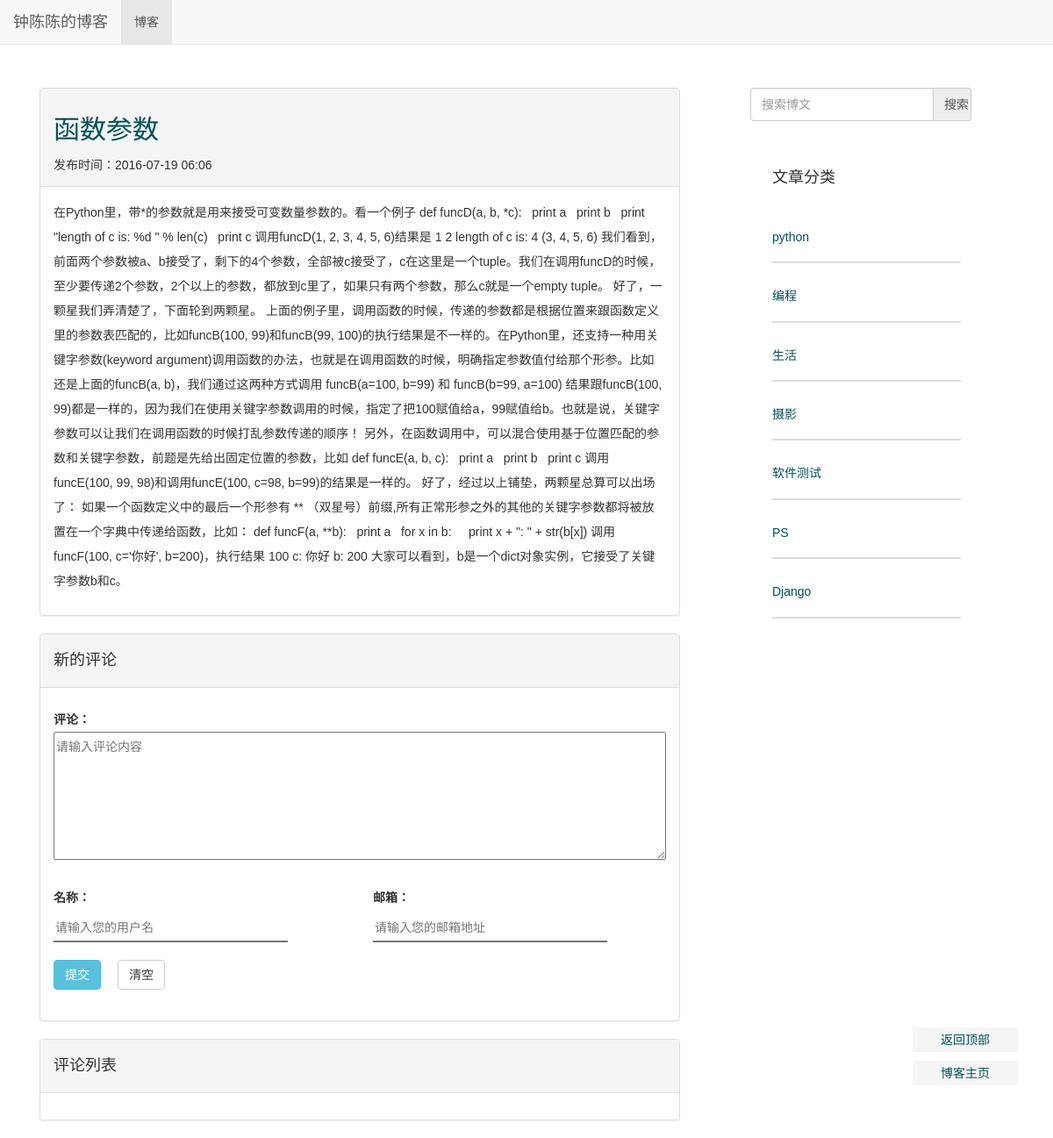
Page /blog/1/ on the committed database.
### blog/models.py (models this page shows, shortened)
class Blog(models.Model):
    title = models.CharField(verbose_name='Title',max_length=32)
    author = models.CharField(verbose_name='Author', max_length=16)
    content=RichTextUploadingField('Content')
    created = models.DateTimeField(verbose_name='Pub_Date', auto_now_add=True)
    category = models.ForeignKey(Category, verbose_name='Category')
    tags = models.ManyToManyField(Tag, verbose_name='Tags')

class Category(models.Model):
    name = models.CharField('名称', max_length=16)

### blog/views.py (the view)
# urls.py: url(r'^(?P<blog_id>\d+)/$', views.get_detail, name='blog_get_detail'),
def get_detail(request, blog_id):
    try:
        blog = Blog.objects.get(id=blog_id)
    except Blog.DoesNotExist:
        raise Http404
    ctx ={
            'blog': blog,
            'categories':Category.objects.all(),
            }
    return render(request, 'blog-detail-new.html', ctx)

### django_comments/__init__.py (called while the page is built)
def get_comment_app_name():
    return getattr(settings, 'COMMENTS_APP', DEFAULT_COMMENTS_APP)

def get_model():
    if get_comment_app_name() != DEFAULT_COMMENTS_APP and hasattr(get_comment_app(), "get_model"):
        return get_comment_app().get_model()
    else:
        from django_comments.models import Comment
        return Comment

def get_form():
    from django_comments.forms import CommentForm
    """
    Returns the comment ModelForm class.
    """
    if get_comment_app_name() != DEFAULT_COMMENTS_APP and hasattr(get_comment_app(), "get_form"):
        return get_comment_app().get_form()
    else:
        return CommentForm

### django_comments/forms.py (called while the page is built)
    def generate_security_data(self):
        timestamp = int(time.time())
        security_dict = {
            'content_type': str(self.target_object._meta),
            'object_pk': str(self.target_object._get_pk_val()),
            'timestamp': str(timestamp),
            'security_hash': self.initial_security_hash(timestamp),
        }
        return security_dict

    def initial_security_hash(self, timestamp):
        initial_security_dict = {
            'content_type': str(self.target_object._meta),
            'object_pk': str(self.target_object._get_pk_val()),
            'timestamp': str(timestamp),
        }
        return self.generate_security_hash(**initial_security_dict)

    def generate_security_hash(self, content_type, object_pk, timestamp):
        info = (content_type, object_pk, timestamp)
        key_salt = "django.contrib.forms.CommentSecurityForm"
        value = "-".join(info)
        return salted_hmac(key_salt, value).hexdigest()

### django_comments/templatetags/comments.py (called while the page is built, shortened)
@register.tag
def get_comment_list(parser, token):
    return CommentListNode.handle_token(parser, token)

@register.tag
def get_comment_form(parser, token):
    return CommentFormNode.handle_token(parser, token)

    @classmethod
    def handle_token(cls, parser, token):
        tokens = token.split_contents()
        if tokens[1] != 'for':
            raise template.TemplateSyntaxError("Second argument in %r tag must be 'for'" % tokens[0])
        if len(tokens) == 5:
            if tokens[3] != 'as':
                raise template.TemplateSyntaxError("Third argument in %r must be 'as'" % tokens[0])
            return cls(
                object_expr=parser.compile_filter(tokens[2]),
                as_varname=tokens[4],
            )
        else:
            raise template.TemplateSyntaxError("%r tag requires 4 or 5 arguments" % tokens[0])

### blog/templates/blog-detail-new.html (shortened to what this page needs)
{% extends "blog_base.html" %}
{% block head %}
{% load staticfiles %}
<link rel="stylesheet" type="text/css" href="{% static 'blog/css/base.css' %}" />
<link rel="stylesheet" type="text/css" href="{% static 'blog/css/detail.css' %}" />
{% endblock%}
{% block content %}
        <div class="panel panel-default">
                <div class="panel-heading">
                          <div class="blog_header">
                                  <a href= "{% url 'blog_get_detail' blog.id %}"><h2>{{ blog.title }}</h2></a>
                                  <span>
                                      发布时间：{{ blog.created|date:"Y-m-d H:i" }}
                                  </span>
                          </div>
                 </div>
                 <div class="panel-body">
                          <div class="blog_content">
                                  <p> {{ blog.content|safe }}</p>
                           </div>
                 </div>
        </div>
        <div class="panel panel-default">
                <div class="panel-heading">
                        <h4>新的评论</h4>
                </div>
                <div class="panel-body">
                        <div class="row">
                                 <div class="col-md-12">
                                            {% load comments %}
                                            {% get_comment_form for blog as blog_form %}
                                           <form class="form-horizontal" onsubmit="return false;" method="post" id="comment_form">
                                            <div class="control-group">
                                                <label class="control-label" for="id_comment">评论： </label>
                                                <div class="comment_form_display">
                                                    <textarea class="input-xlarge id_comment" rows="5" id="id_comment" name="comment" placeholder="请输入评论内容"></textarea>
                                                </div>
                                            </div>
                                            <div   class="control-group">
                                                     <div class="row">
                                                            <div class="col-md-6">
                                                                    <label for="id_name">名称： </label>
                                                                    <input type="text" id="id_name" class="input-xlarge id_name" name="name" placeholder="请输入您的用户名" />
                                                            </div>
                                                            <div class="col-md-6">
                                                                    <label for="id_email">邮箱： </label>
                                                                    <input class="input-xlarge id_email" id="id_email" type="email" name="email" placeholder="请输入您的邮箱地址"  />
                                                            </div>
                                                    </div>
                                            </div>
                                            <div class="control-group">
                                                    <button id="submit_btn" class="btn btn-info submit_btn">提交</button>
                                                    <button id="delete_btn" class="btn btn-default delete_btn">清空</button>
                                            </div>
                                           </form>
                                  </div>
                        </div>
                </div>
        </div>
        <div class="panel panel-default">
                <div class="panel-heading">
                      <h4>评论列表</h4>
                </div>
                <div class="panel-body" >
                                {% get_comment_list for blog as comments %}
                </div>
        </div>
{% endblock %}

### blog/templates/blog_base.html (shortened to what this page needs)
<!DOCTYPE html>
<html>
<head>
        {% load staticfiles %}
        <link href="{% static 'blog/bootstrap/css/bootstrap.min.css' %}" rel="stylesheet">
     {% block head %}{% endblock %}
</head>
<body>
        <div class="navbar navbar-default navbar-fixed-top" role="navigation">
                 <div class="navbar-header">
                          <a class="navbar-brand" href="{% url 'blog_get_blogs' %}">钟陈陈的博客</a>
                 </div>
                 <div class="collapse navbar-collapse" id="example-navbar-collapse">
                         <ul class="nav navbar-nav">
                                  <li class="active">
                                           <a href="{% url 'blog_get_blogs' %}">博客</a>
                                  </li>
                         </ul>
                 </div>
        </div>
        <div class="container" id="top">
                <div class="row">
                        <div class="col-md-8">
                                 {% block content %}{% endblock %}
                        </div>
                        <div class="col-md-3 tags">
                                <form  action="{% url 'blog_search' %}" role="form" method="post">
                                        <div class="input-group">
                                             <input type="text" class="form-control" name="blog_search" placeholder="搜索博文"></input>
                                             <input  id="search-button" type="submit" class="input-group-addon" value="搜索"></input>
                                        </div>
                                </form>
                                <div class="panel panel-default">
                                        <div id="category_title" class="panel-body">
                                                <h4>文章分类</h4>
                                        </div>
                                        <div class="panel-body">
                                                <div class="category_content">
                                                        <ul>
                                                                {% for category in categories %}
                                                                <li class="category_item">
                                                                        <a href="{% url 'blog_get_category' category.id %}" >
                                                                                <h5> {{category.name}}</h5>
                                                                         </a>
                                                                </li>
                                                                 {% endfor %}
                                                        </ul>
                                                </div>
                                        </div>
                                </div>
                        </div>
                </div>
        </div>
	<div class="back_to_top">
		<a href="#top" target="_self">返回顶部</a>
		<a href="{%url 'blog_get_blogs' %}" target="_self">博客主页</a>
	</div>
</body>
</html>

### blog/static/blog/css/base.css (style rules this page uses)
body { font-family: Microsoft YaHei,'宋体' , Tahoma, Helvetica, Arial, sans-serif; }
a { color: #005059; }
ul ,li { list-style-type: none; padding-left: 0; }
.container { font-size: 14px; line-height: 2em; margin-top: 100px; width:95%; }
.col-md-8 { margin-right: 50px; }
#search-button { display: table-cell; height:38px; width:17%; }
.input-group { width:100%; margin-bottom: 30px; }
.input-group .form-control { width:82%; height:38px; }
.tags .panel,.tags .panel-default { border-style:none; box-shadow: none; }
.tags .panel-body { padding-left: 25px; border-style:none; }
.category_item { border-bottom-style: solid; border-bottom-width: 2px; border-bottom-color: #DDD; margin-bottom: 30px; padding-bottom: 10px; font-size:20px; }
.back_to_top { position:fixed; right:40px; bottom:50px; z-index:100; display:block; }
.back_to_top a { display:block; font-size:14px; color:##A0A0A0!important; background-color:#F5F5F5; width:120px; text-align:center; padding:4px; text-decoration:none; margin-bottom:10px; }

### blog/static/blog/css/detail.css (style rules this page uses)
.control-group { margin-bottom: 20px; }
.id_comment { width:100%!important; }
.id_name, .id_email { border-style: none; border-bottom-style:solid; border-bottom-width:2px; margin-right: 30px; width:80%; }
.submit_btn, .delete_btn { margin-right: 15px; }

### rows in the picture
Blog: title "函数参数", created "2016-07-19 06:06", content "在Python里，带*的参数就是用来接受可变数量参数的。看一个例子 def funcD(a, b, *c): print a print b print \"length of c is: %d \" % len(c) print c 调用funcD(1, 2, 3, 4, 5, 6)结果是 1 2 length of c is: 4 (3, 4, 5, 6) 我们看到，前面两个参数被a、b接受了，剩下的4个参数，全部被c接受了，c在这里是一个tuple。我们在调用funcD的时候，至少要传递2个参数，2个以上的参数，都放到c里了，如果只有两个参数，那么c就是一个empty tuple。 好了，一颗星我们弄清楚了，下面轮到两颗星。 上面的例子里，调用函数的时候，传递的参数都是根据位置来跟函数定义里的参数表匹配的，比如funcB(100, 99)和funcB(99, 100)的执行结果是不一样的。在Python里，还支持一种用关键字参数(keyword argument)调用函数的办法，也就是在调用函数的时候，明确指定参数值付给那个形参。比如还是上面的funcB(a, b)，我们通过这两种方式调用 funcB(a=100, b=99) 和 funcB(b=99, a=100) 结果跟funcB(100, 99)都是一样的，因为我们在使用关键字参数调用的时候，指定了把100赋值给a，99赋值给b。也就是说，关键字参数可以让我们在调用函数的时候打乱参数传递的顺序！ 另外，在函数调用中，可以混合使用基于位置匹配的参数和关键字参数，前题是先给出固定位置的参数，比如 def funcE(a,…"
Category: name "python"
Category: name "编程"
Category: name "生活"
Category: name "摄影"
Category: name "软件测试"
Category: name "PS"
Category: name "Django"
